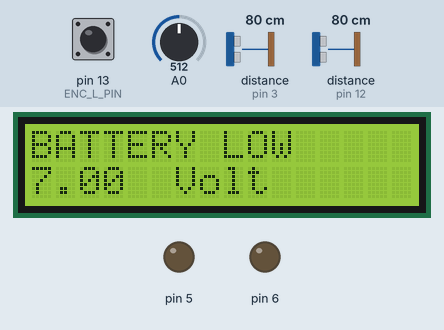
Simulated run of this sketch. Board: Arduino Uno, built with avr-gcc and run on an emulated ATmega328P. Parts: 16×2 character LCD, output pins drawn as LEDs (lit = HIGH). Wiring (inferred from the names in the program): 2 × ultrasonic range finder: trigger pin 8, echo pin 3 / trigger pin 10, echo pin 12. The inputs (shaded band) are chosen by the test bench; at power-on: distance to the obstacle (sensors on pin 3, pin 12) 80 cm, pin 13 (ENC_L_PIN) HIGH, A0 = 512. The echo pulse lasts 58.3 µs per cm; pins used as bus, display or sensor lines are not drawn; what the sketch prints to the serial monitor is not drawn.

Above: at 0.1 s.
At 1.37 s:
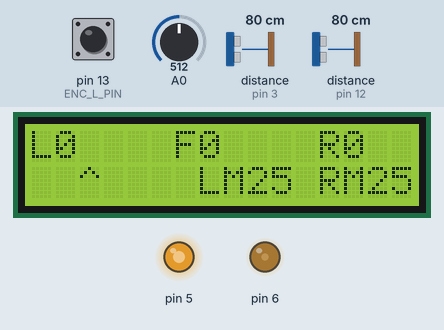
At 2.2 s:
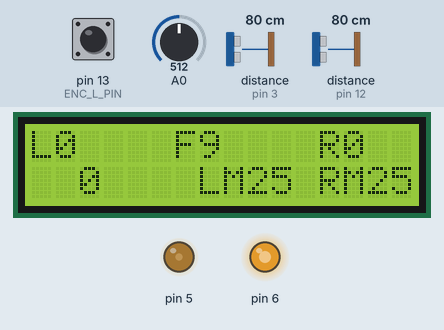
2.3 s: distance to the obstacle (sensor on pin 3) set to 2 cm
5.6 s: distance to the obstacle (sensor on pin 3) set to 18 cm
8.9 s: distance to the obstacle (sensor on pin 3) set to 4 cm
12.2 s: distance to the obstacle (sensor on pin 3) set to 35 cm
15.5 s: distance to the obstacle (sensor on pin 3) set to 9 cm
18.8 s: distance to the obstacle (sensor on pin 3) set to 60 cm
Timing chart, 0 to 21.8 s (numbered marks = the images above; inputs shaded):
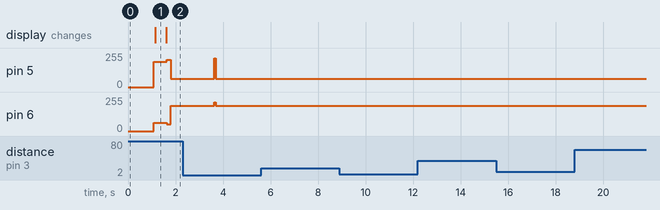

The sketch:

CAR_02_M2.ino
```cpp
#include <Arduino_FreeRTOS.h>   // use FreeRTOS, install lib required
//#include "EE_24C32.h"

#include "motor_ctlr.h"
#include "encoder.h"
#include "UltraSound.h"
#include <Wire.h>   // use I2C library
#include <LiquidCrystal_I2C.h> // // use LiquidCrystal_I2C FC-113, install lib required

//#define DEBUG 1 //triger the DEBUG Serial.print();
float vcc_volt;
/*
const byte ults_interrupt_pin = 3;
int ults_echo_chg_cnt = 0;
unsigned long echo_hi_ts_us = 0;
unsigned long echo_lo_ts_us = 0;
*/
//const int buzzerPin = 9;

// initialize the library with the numbers of the interface pins
LiquidCrystal_I2C lcd(0x27,16,2); // set the LCD address to 0x27 for a 16 chars and 2 line display

enum movement_st
{
  MVSTATE_STOP,
  MVSTATE_GO_FWD,
  MVSTATE_TURN_LEFT,
  MVSTATE_TURN_RIGHT,
  MVSTATE_LEFT_90,
  MVSTATE_RIGHT_90,
  MVSTATE_TURN_180,
  MVSTATE_TRAPPED,
  MVSTATE_KEEP_LEFT,
  MVSTATE_KEEP_RIGHT,
  MVSTATE_DEAD_STOP //MY for low voltage
};

//void check_volt(int)
//{
//if (vcc_volt < 9.5)
//  {
//    Serial.print("LOW POWER SUPPLY VOLTAGE !!! PLEASE RECHARGE BATTERY NOW ");
//    lcd.setCursor(0,0); // set the cursor to column 0, line 0
//    lcd.print("BATTERY LOW"); // Print l_dist to the LCD.
//    lcd.setCursor(0,1); // set the cursor to column 0, line 0
//    lcd.print(vcc_volt); // Print l_dist to the LCD.
//    lcd.setCursor(6,1); // set the cursor to column 0, line 0
//    lcd.print("Volt"); // Print l_dist to the LCD.
////    while (1) {};
//  }
//  else
//  {
//    lcd.setCursor(0,0); // set the cursor to column 0, line 0
//    lcd.print("MOTOR DISABLE TST"); // Print l_dist to the LCD.
//    lcd.setCursor(0,1); // set the cursor to column 0, line 0
//    lcd.print(vcc_volt); // Print l_dist to the LCD.
//    lcd.setCursor(6,1); // set the cursor to column 0, line 0
//    lcd.print("Volt"); // Print l_dist to the LCD.
//  }
//}

void setup()
{
  // initialize serial communication at 115200 bits per second:
  Serial.begin(115200);

  Serial.print("A0 : ");
  Serial.println(analogRead(A0));

  Serial.print("A0 : **** ");
  vcc_volt = analogRead(A0)*5*3/1023;
  Serial.println(vcc_volt);

  lcd.init(); //initialize the lcd
  lcd.backlight(); //open the backlight
//  check_volt();
  if (vcc_volt < 9.5)
  {
    Serial.print("LOW POWER SUPPLY VOLTAGE !!! PLEASE RECHARGE BATTERY NOW ");
    lcd.setCursor(0,0); // set the cursor to column 0, line 0
    lcd.print("BATTERY LOW"); // Print l_dist to the LCD.
    lcd.setCursor(0,1); // set the cursor to column 0, line 0
    lcd.print(vcc_volt); // Print l_dist to the LCD.
    lcd.setCursor(6,1); // set the cursor to column 0, line 0
    lcd.print("Volt"); // Print l_dist to the LCD.
//    while (1) {};
  }
  else
  {
    lcd.setCursor(0,0); // set the cursor to column 0, line 0
    lcd.print("MOTOR DISABLE TST"); // Print l_dist to the LCD.
    lcd.setCursor(0,1); // set the cursor to column 0, line 0
    lcd.print(vcc_volt); // Print l_dist to the LCD.
    lcd.setCursor(6,1); // set the cursor to column 0, line 0
    lcd.print("Volt"); // Print l_dist to the LCD.
  }
  delay(1000);

  //lcd.init(); //initialize the lcd

  ultrasound_init( );


  // attachInterrupt(digitalPinToInterrupt(ults_interrupt_pin), ults_echo_chg_isr, CHANGE);

  // Timer0 is already used for millis() - we'll just interrupt somewhere
  // in the middle and call the "Compare A" function below
  OCR0A = 0xAF;
  TIMSK0 |= _BV(OCIE0A);

  interrupts(); // enable all interrupts
//  buzzerPin_setup();
//  EE_24C32_setup();

  echo_hi_ts_us = 0;
  echo_lo_ts_us = 0;

  // Now set up speedo Task to run independently.
  xTaskCreate(
    Task_Speedo
    ,  (const portCHAR *)"Task_Speedo"  // A name just for humans
    ,  128  // This stack size can be checked & adjusted by reading the Stack Highwater
    ,  NULL
    ,  2  // Priority, with 1 being the highest, and 4 being the lowest.
    ,  NULL );


}
///* MY NOT USE
ISR(TIMER1_COMPA_vect) // timer compare interrupt service routine
{
}
//*/

// MY Interrupt is called once a millisecond,
SIGNAL(TIMER0_COMPA_vect)
{
//encoder_Struct encoder;
  encoder_update();
//Serial.print("l_encoder_count= ");Serial.print(encoder.l_encoder_count);Serial.print(" r_encoder_count= ");Serial.println(encoder.r_encoder_count);
}

//MY float f_dist, l_dist, r_dist, tg_f, tg_l, tg_r;
float  tg_f, tg_l, tg_r;
unsigned int f_dist, l_dist, r_dist; //MY
unsigned int motor_PWM, movement_state, l_motor_PWM, r_motor_PWM; //MY

void loop()
{
  //int ms_ts;
  //long duration;
//  String stringOne;
//MY  unsigned int motor_PWM, movement_state, l_motor_PWM, r_motor_PWM;
//  encoder_Struct encoder;
  int l_faster, prev_l_faster;

//  EE_24C32_loop();
//  song_loop();

//MY  int change_state_ms_ts;

  // determine terrain state
  // if ( f_dist > 25 )
//MY  movement_state = MVSTATE_STOP;
  movement_state = MVSTATE_GO_FWD; //MY
  motor_PWM = 25;
   motor_forward( motor_PWM );
  l_motor_PWM = r_motor_PWM = motor_PWM; //MY
  while (1)
  {
  #ifdef DEBUG
  Serial.print("MVSTATE= ");Serial.println(movement_state);
  Serial.print("Left Motor PWM= "); Serial.println(l_motor_PWM);
  Serial.print("Right Motor PWM="); Serial.println(r_motor_PWM);
  Serial.print("l_dist= "); Serial.print(l_dist);Serial.print(" f_dist= ");Serial.print(f_dist);Serial.print(" r_dist= ");Serial.println(r_dist);
  #endif
  Serial.print("loop movement_state= ");Serial.println(movement_state);
  switch (movement_state)
  {
    case MVSTATE_STOP:

        display_dist("  0  ");
        delay(200);

        l_motor_PWM = r_motor_PWM = motor_PWM; //MY for display_dist
        while ( f_dist < 40 ) // stop loop f_dist > 50
        {
          motor_reverse( motor_PWM );
          display_dist(" 0-RV"  );
        }
        if ( l_dist < 35 && r_dist < 35)
        {
          while ( l_dist < 35 && r_dist < 35 ) // stop loop l_dist & r_dist >35
          {
            motor_reverse (motor_PWM);
            display_dist(" 0-RV");
            // Then ?
          }
          if (l_dist < 35 )
          {
            //Turn Right
            motor_turn_right( motor_PWM*0.8);
            display_dist(" 0->>");
            delay (100); //time allow to turn
              motor_forward( motor_PWM );
          }
          else if ( r_dist < 35 )
          {
            //Turn Left
            motor_turn_left( motor_PWM*0.8);
            display_dist(" 0-<<");
            delay (100); //time allow to turn
              motor_forward( motor_PWM );
          }
        }
        else
        {
          motor_turn_left( motor_PWM*0.8);
          display_dist(" 0-<<");
          delay (100); //time allow to turn
          motor_forward( motor_PWM );
        }
        if ( f_dist > 40)
        {
          movement_state = MVSTATE_GO_FWD;
        }
        break;

    case MVSTATE_GO_FWD:
        display_dist("  ^  ");
        delay(200);
        l_motor_PWM = r_motor_PWM = motor_PWM; //MY for display_dist
          motor_forward( motor_PWM );
        FWD_straight_adj();
        if ( f_dist < 35)
        {
          movement_state = MVSTATE_STOP;
        }
        else
        {
          // Serial.println(" else ");
          if ( l_dist && r_dist <25)
          {
           // Serial.println(" <<25 ");
          movement_state = MVSTATE_STOP;
          }
          else if (l_dist < 35 && r_dist <35)
          {
            // Serial.println(" <<35 ");
            //Reduce Speed to 80%
              motor_forward( motor_PWM*0.8 );
          }
          else if ( l_dist < 35 )
          {
            //Keeping Right
            movement_state = MVSTATE_KEEP_RIGHT;
          }
          else if ( r_dist < 35 )
          {
            // Serial.print(" r_dist= ");Serial.println(r_dist);
            //Keeping Left
            movement_state = MVSTATE_KEEP_LEFT;
          }
        }
        break;

      case MVSTATE_KEEP_LEFT: // due to r_dist < 35
        display_dist(" |> ");
        delay(200);
        if ( f_dist < 35)
        {
          movement_state = MVSTATE_STOP;
        }
        else
        {
          l_motor_PWM = r_motor_PWM = motor_PWM;
          while ( r_dist < 35  ) // loop stop as (r_dist < 35) is flase
          {
            display_dist(" |> ");
            //Motor drive to LEFT
            l_motor_PWM = motor_PWM - 8;
            r_motor_PWM = motor_PWM - 3;
            motor_chg_dir(  l_motor_PWM,  r_motor_PWM );
//            delay(1000);
            if ( l_dist < 35 or f_dist < 35 )
            {
//              movement_state = MVSTATE_GO_FWD;
              break;
            }
          }
          movement_state = MVSTATE_GO_FWD;
        }
        break;

    case MVSTATE_KEEP_RIGHT: //due to l_dist < 35
        display_dist(" <| ");
        delay(200);
        if ( f_dist < 35)
        {
          movement_state = MVSTATE_STOP;
        }
        else
        {
          l_motor_PWM = r_motor_PWM = motor_PWM;
          while ( l_dist < 35  )  // loop stop as (l_dist < 35) is flase
          {
            display_dist(" <| ");
            //Motor drive to RIGHT
            l_motor_PWM = motor_PWM - 3;
            r_motor_PWM = motor_PWM - 8;
            motor_chg_dir(  l_motor_PWM,  r_motor_PWM );
            if ( r_dist < 35 or f_dist < 35 )
            {
              break;
            }
          }
          movement_state = MVSTATE_GO_FWD;
        }
        break;

    case MVSTATE_DEAD_STOP:
        lcd.setCursor(0,0); // set the cursor to column 0, line 0
        lcd.print("LOW VOLTAGE<9.5V"); // Print < to the LCD.
//        lcd.setCursor(0,14); // set the cursor to column 0, line 0
//        lcd.print(analogRead(A0)*5*3/1023); // Print < to the LCD.
        lcd.setCursor(0,1); // set the cursor to column 0, line 1
        lcd.print(" MOTOR DEAD STOP"); // Print < to the LCD.
        motor_stop();
        break;
    }

  }

}


//MY NOT USE// PWM_adjust() will bring the l_PWM & r_PWM back to the PWM_centre when there is small diff between the l & r PWM
//void PWM_adjust(unsigned int * l_PWM, unsigned int * r_PWM, unsigned int PWM_diff_margin, unsigned int PWM_centre)
//{
//  // if the diff between l_PWM and R_PWM is less than PWM_diff_margin,
//  // then l_PWM will be set to PWM_centre and r_PWM will be adjusted with the diff
//  unsigned int l_r_diff;
//
//  if ( *l_PWM >= *r_PWM )
//  {
//    l_r_diff = *l_PWM - *r_PWM;
//    if ( (l_r_diff < PWM_diff_margin) && (*l_PWM != PWM_centre) )
//    {
//      *l_PWM = PWM_centre;
//      *r_PWM = PWM_centre - l_r_diff;
//    }
//  }
//  else
//  {
//    l_r_diff = *r_PWM - *l_PWM;
//    if ( (l_r_diff < PWM_diff_margin) && (*l_PWM != PWM_centre) )
//    {
//      *l_PWM = PWM_centre;
//      *r_PWM = PWM_centre + l_r_diff;
//    }
//
//  }
//MY}

float ultr_dist[3];


void display_dist (char * dir_str)
{
  //MY reset display
  lcd.setCursor(0,0); // set the cursor to column 0, line 0
  lcd.print("                "); // Print < to the LCD.
  lcd.setCursor(0,1); // set the cursor to column 0, line 1
  lcd.print("                "); // Print < to the LCD.

  lcd.setCursor(0,0); // set the cursor to column 0, line 0
  lcd.print("L");
  lcd.setCursor(1,0); // set the cursor to column 0, line 0
  lcd.print(l_dist); // Print l_dist to the LCD.

  lcd.setCursor(6,0); // set the cursor to column 0, line 0
  lcd.print("F");
  lcd.setCursor(7,0); // set the cursor to column 5, line 0
  lcd.print(f_dist); // Print l_dist to the LCD.

  lcd.setCursor(12,0); // set the cursor to column 0, line 0
  lcd.print("R");
  lcd.setCursor(13,0); // set the cursor to column 10, line 0
  lcd.print(r_dist); // Print l_dist to the LCD.

  lcd.setCursor(0,1); // set the cursor to column 0, line 1
  lcd.print(dir_str); // Print < to the LCD.

  lcd.setCursor(7,1); // set the cursor to column 0, line 1
  lcd.print("LM"); // Print < to the LCD.
  lcd.setCursor(9,1); // set the cursor to column 0, line 1
  lcd.print(l_motor_PWM); // Print < to the LCD.
  lcd.setCursor(12,1); // set the cursor to column 0, line 1
  lcd.print("RM"); // Print < to the LCD.
  lcd.setCursor(14,1); // set the cursor to column 0, line 1
  lcd.print(r_motor_PWM); // Print < to the LCD.


}
```

FWD_straight_adj.ino
```cpp
//  unsigned int motor_PWM, movement_state, l_motor_PWM, r_motor_PWM;
  encoder_Struct encoder;
  int l_faster, prev_l_faster;


void FWD_straight_adj(void)
{
          // try to go straight, adjust pwm if necessary
        // =============================================
          l_faster = get_encoder_1s_count( &encoder);
        Serial.print("L_E= ");Serial.print(encoder.L_E_count_1s);
        Serial.print(" R_E= ");Serial.print(encoder.R_E_count_1s);
        Serial.print("     l_faster= ");Serial.println(l_faster);

        if ( l_faster > 0 )
        {
          // l_faster > 0 : left wheel is faster
          // compensate by slow down the left wheel
          if ( prev_l_faster > 0 )
          {
            l_motor_PWM = motor_PWM - 1; //MY
            r_motor_PWM = motor_PWM + 1; //MY

//          Serial.print("(-) ");
        }
        else if ( l_faster < 0 )
        {
          //   l_faster < 0 : left wheel is slower
          // speed up the left wheel
          if ( prev_l_faster < 0 )
          {
            l_motor_PWM = motor_PWM + 1; //MY
            r_motor_PWM = motor_PWM - 1; //MY
         }

          }
//          Serial.print("(+) ");
        } // else equal, do nothing
        else
        { // l_faster is 0 ; ie the encoder counters are equal, the best time to reset the counters
//          Serial.print("( ) ");
          reset_encoder_count();
          prev_l_faster = 0;
          l_motor_PWM = r_motor_PWM = motor_PWM;
        } // else equal, do nothing

        motor_drive_sp( MOTOR_L, DIR_FWD, l_motor_PWM );
        motor_drive_sp( MOTOR_R, DIR_FWD, r_motor_PWM );

        prev_l_faster = l_faster;

        delay(200);

}
```

Task_Speedo.ino
```cpp
void Task_Speedo( void *pvParameters __attribute__((unused)) )  // This is a Task.
{
  int ulta_expire_time_ms;    // when no ultrasound echo within this time, it will expire
  unsigned long start_trig_ts_ms, start_measure_ts_ms;
  String stringOne;

//Serial.println("Tk_Spdo 1");

  for (;;) // A Task shall never return or exit.
  {
    start_measure_ts_ms = millis();
    for ( int ulta_id = 0; ulta_id <= R_ULTA_ID; ulta_id++ )
    {
      ultr_dist[ulta_id] = 0.0;
      start_trig_ts_ms = millis();
      ultrasound_trigger( ulta_id );
      do {
        vTaskDelay(30 / portTICK_PERIOD_MS);  // delay 15ms
        if ( echo_hi_ts_us && echo_lo_ts_us  && (echo_lo_ts_us > echo_hi_ts_us ) && !digitalRead(com_echoPin) )
        {
          // this is a valid return from the ultrasound sensor
          //Serial.print("front dist: "); Serial.println( constrain((echo_lo_ts_us - echo_hi_ts_us) * 3.43 / 200 , 0 , 399) );
          // max 399cm ie
          ultr_dist[ulta_id] = constrain((echo_lo_ts_us - echo_hi_ts_us) * 3.43 / 200 , 0 , 399);
          break;  // break the do-while loop
        }
      }
      while ( (ultr_dist[ulta_id] <= 0) && (( millis() - start_trig_ts_ms ) < 45 ) );    //
    }

    f_dist = ultr_dist[F_ULTA_ID];
    l_dist = ultr_dist[L_ULTA_ID];
    r_dist = ultr_dist[R_ULTA_ID];

/*
*/
  vTaskDelay(200 / portTICK_PERIOD_MS);  // nof tick delay (45ms)
  vTaskDelay(200 / portTICK_PERIOD_MS);  // nof tick delay (45ms)

  // check if it the wheel stucked
  // =============================================

  get_encoder_1s_count(&encoder); // getting struct encoder data

  if ( (encoder.L_E_count_1s < 5 or encoder.R_E_count_1s < 5) && movement_state != MVSTATE_DEAD_STOP ) // only if not Low voltage DEAD_STOP
  {
    motor_stuck_turn();
  }


  // check supply voltage for protection
   if ( analogRead(A0)*5*3/1023 < 9.5 )
   {
    movement_state = MVSTATE_DEAD_STOP;
   }
   else if (movement_state == MVSTATE_DEAD_STOP) //switch back from MVSTATE_DEAD_STOP
   {
    movement_state = MVSTATE_GO_FWD;
   }

 }
}
```

UltraSound.h
```cpp
#ifndef ULTRASOUND_H
#define ULTRASOUND_H

#define OUT_OF_RANGE_DIST_CM 200
// UltraSound module
const int l_trigPin = 11;   //ulta_id=0
const int f_trigPin = 8;    //ulta_id=1
const int r_trigPin = 10;   //ulta_id=2

const int com_echoPin = 3;

const byte ults_interrupt_pin = 3;

const int L_ULTA_ID = 0;
const int F_ULTA_ID = 1;
const int R_ULTA_ID = 2;

unsigned int ulta_trigPin[3] = { l_trigPin, f_trigPin, r_trigPin };

int ults_echo_chg_cnt = 0;
unsigned long echo_hi_ts_us = 0;
unsigned long echo_lo_ts_us = 0;


// this is the only output from this ultrasound sensor
float obstacle_distance_cm = OUT_OF_RANGE_DIST_CM;

void ultrasound_init( void );
void ultrasound_trig( void ) ;
float ultrasound_read_cm( int ulta_id ) ;

void ults_echo_chg_isr( void );
void ultrasound_trigger( int ulta_id  );


#endif
```

encoder.h
```cpp
#ifndef ENCODER_H
#define ENCODER_H
const byte ENC_L_PIN =13;     //
const byte ENC_R_PIN =12;     //

void start_encoder_count(unsigned int duration_ms);

typedef struct
{
  unsigned int l_encoder_count;
  unsigned int r_encoder_count;
  unsigned int L_E_count_1s;
  unsigned int R_E_count_1s;
} encoder_Struct;

void encoder_update();
void reset_encoder_count();
int get_encoder( encoder_Struct *encoder );
int get_encoder_1s_count( encoder_Struct *encoder);

#endif


/*
#ifndef RGBLED_HDLR_H
#define RGBLED_HDLR_H
const byte RGB_BLUE_PIN =11;      // bit2
const byte RGB_GREEN_PIN =12;     // bit1
const byte RGB_RED_PIN =13;       // bit0

// colour encode
const byte COLOUR_NIL   = 0b00000000;
const byte COLOUR_RED   = 0b00000001;
const byte COLOUR_GREEN = 0b00000010;
const byte COLOUR_BLUE  = 0b00000100;
const byte COLOUR_WHITE = 0b00000111;

void RGB_LED_init(void);
void RGB_LED_set(byte colour);

byte colour_arry[5] = {COLOUR_NIL, COLOUR_RED, COLOUR_GREEN, COLOUR_BLUE, COLOUR_WHITE};

#endif
*/
```

motor_ctlr.h
```cpp
#ifndef MOTOR_CTLR_H
#define MOTOR_CTLR_H

#define MOTOR_L 1
#define MOTOR_R 0
#define DIR_FWD 1
#define DIR_REV 0

void motor_stop( void );
void motor_reverse( unsigned int PWM );
void motor_forward( unsigned int PWM );
void motor_left_fwd( unsigned int PWM );
void motor_left_rev( unsigned int PWM );
void motor_right_fwd( unsigned int PWM );
void motor_right_rev( unsigned int PWM );
void motor_turn_left( unsigned int PWM );
void motor_turn_right( unsigned int PWM );

void motor_chg_dir( unsigned int l_motor_PWM, unsigned int r_motor_PWM );

void motor_drive_sp( unsigned int L_R, unsigned int Fwd_Rev, unsigned int PWM_Spd);

#endif
```

Source omitted: UltraSound.ino (3569 bytes), encoder.ino (2174 bytes), motor_ctlr.ino (4907 bytes)

Measured:
- after the input at 5.6 s, every drawn part: stays the same
- after the input at 8.9 s, every drawn part: stays the same
- after the input at 12.2 s, every drawn part: stays the same
- after the input at 15.5 s, every drawn part: stays the same
- after the input at 18.8 s, every drawn part: stays the same
- what the display in image 1 shows lasts 0.5 s, from 1.1 s to 1.6 s
